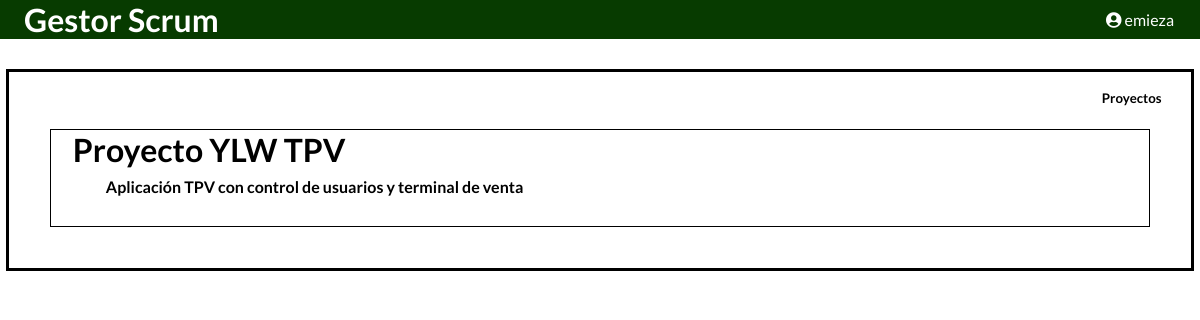
The page /UserPanel.php (signed in) on the database its author committed.
### tables this page shows
CREATE TABLE `Proyectos` (
  `ID_Proyecto` int(11) NOT NULL,
  `Nombre_Proyecto` varchar(50) NOT NULL,
  `Fecha_Inicio_Proyecto` date NOT NULL,
  `Fecha_Final_Proyecto` date NOT NULL,
  `Descripcion_Proyecto` varchar(256) DEFAULT NULL,
  `PO_Proyecto` varchar(100) NOT NULL,
  `SM_Proyecto` varchar(100) NOT NULL
);

### UserPanel.php (the view, shortened to what this page needs)
<!DOCTYPE html>
<html lang="es" dir="ltr">
  <head>
    <link rel="stylesheet" type="text/css" href="CSS/UserPanel_CSS/Styles.css">
    <link rel="stylesheet" type="text/css" href="CSS/Cursors.css">
  	<link rel="stylesheet" href="https://use.fontawesome.com/releases/v5.5.0/css/all.css">
  </head>
  <body onload="allowedOperations(), hidePreviousProjects()">
    <header>
      <?php
        echo "<div class='Logo'>Gestor Scrum</div>";
        echo "<nav>";
          echo "<ul id='Menu'>";
            echo "<li><a><i class='fas fa-user-circle'></i> ".$_SESSION['InputUser']."</a>";
            echo "</li>";
          echo "</ul>";
        echo "</nav>";
      ?>
    </header>
    <?php
      $Connection = new mysqli("localhost", "scrum", "P@ssw0rd", "BD_Scrum");
      $Connection->set_charset("utf8");
      $Query = "SELECT Perfil_Usuario FROM Usuarios WHERE Nombre_Usuario = '".$_SESSION['InputUser']."'";
      $Result = $Connection->query($Query);
      while ($Row = $Result->fetch_assoc()) {
        $UP = $Row["Perfil_Usuario"];
      }
    ?>
    <?php
      $Connection = new mysqli("localhost", "scrum", "P@ssw0rd", "BD_Scrum");
      $Connection->set_charset("utf8");
      if ($UP == "SM") {
        $Query = "SELECT * FROM Proyectos";
      } elseif ($UP != "SM") {
        $Query = "SELECT P.* FROM Proyectos P, Grupos G, Usuarios U
        WHERE P.ID_Proyecto = G.ID_Proyecto AND U.ID_Grupo = G.ID_Grupo AND U.Nombre_Usuario = '".$_SESSION['InputUser']."';";
      }
      echo '<div class="GlobalContainer">';
      echo '<h5 class="GlobalContainerName">Proyectos</h5>';
      if ($Result = $Connection->query($Query)) {
        while ($Row = $Result->fetch_row()) {
          echo "<a><div class='LocalContainer' onclick='showProjectInfo(this)'>";
          echo "<h1 class='ProjectTitle'>$Row[1]</h1>";
          echo "<br>";
          echo "<p class='ProjectDesc'><b>$Row[4]</b></p>";
          echo "<br>";
          echo "</div><a>";
        }
      }
      echo "</div>";
    ?>
  </body>
</html>

### CSS/UserPanel_CSS/Styles.css (style rules this page uses)
* { font-family: 'Lato', sans-serif; }
.GlobalContainer { border: 3px solid black; margin: 2.5% 0.5% 0.5% 0.5%; padding: 1.5%; }
.GlobalContainerName { text-align: right; margin-right: 1%; }
.LocalContainer { border: 1px solid black; margin: 2% 2% 2% 2%; }
.Logo { display: flex; font-size: 2em; color: white; margin-left: 2%; align-content: center; font-weight: bold; }
a { text-decoration: none; color: black; }
.ProjectTitle { margin-left: 2%; }
.ProjectDesc { margin-left: 5%; margin-top: -1%; margin-bottom: 1%; }
* { margin: 0; padding: 0; }
header { font-family: Helvetica; width: auto; margin: 0 auto; background-color: #073B00; }
ul { list-style: none; }
nav { margin-top: -39px; float:right; }
#Menu li>a { background-color: #073B00; color: white; padding: 10px; display: block; text-decoration: none; min-width: 100px; }
#Menu>li { float: left; text-align:center }

### CSS/Cursors.css (style rules this page uses)
* { cursor: url(Cursors/Default.png), auto; }
html { cursor: url(Cursors/Default.png), auto; }
body { cursor: url(Cursors/Default.png), auto; }
a { cursor: url(Cursors/Default.png), auto; }
div { cursor: url(Cursors/Default.png), auto; }

### rows shown on the page
proyectos: Nombre_Proyecto "Proyecto YLW TPV", Descripcion_Proyecto "Aplicación TPV con control de usuarios y terminal de venta"

### other values the page prints
$_SESSION['InputUser'] "emieza"
